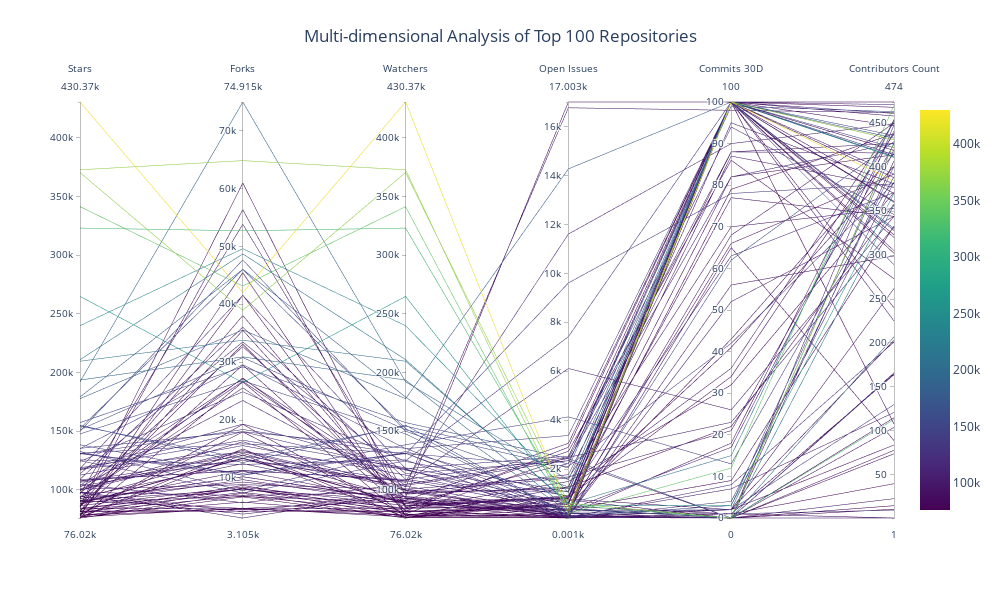

Write notebook code for a chart like this one.
### Markdown cell above
## Interactive Language Explorer

In this section, we'll create interactive visualizations that allow for dynamic exploration of language relationships and patterns:
1. Parallel coordinates plot for multi-dimensional analysis
2. 3D scatter plot for exploring relationships between key metrics
3. Interactive gauge charts for comparing language performance

### Code cell
# Create parallel coordinates plot for top repositories
def create_parallel_coordinates(df, top_n=100):
    metrics = ['stars', 'forks', 'watchers', 'open_issues', 'commits_30d', 'contributors_count']
    top_repos = df.nlargest(top_n, 'stars')
    
    fig = go.Figure(data=
        go.Parcoords(
            line=dict(
                color=top_repos['stars'],
                colorscale='Viridis',
                showscale=True,
                cmin=top_repos['stars'].min(),
                cmax=top_repos['stars'].max()
            ),
            dimensions=[
                dict(range=[top_repos[col].min(), top_repos[col].max()],
                     label=col.replace('_', ' ').title(),
                     values=top_repos[col])
                for col in metrics
            ]
        )
    )
    
    fig.update_layout(
        title={
            'text': f'Multi-dimensional Analysis of Top {top_n} Repositories',
            'y': 0.95,
            'x': 0.5,
            'xanchor': 'center',
            'yanchor': 'top'
        },
        width=1000,
        height=600
    )
    
    parallel_path = "../public/visualizations/parallel_coordinates_top100.html"
    fig.write_html(parallel_path)
    print(f"✅ Saved parallel coordinates to {parallel_path}")
    return fig

parallel_fig = create_parallel_coordinates(df)
parallel_fig.show()
